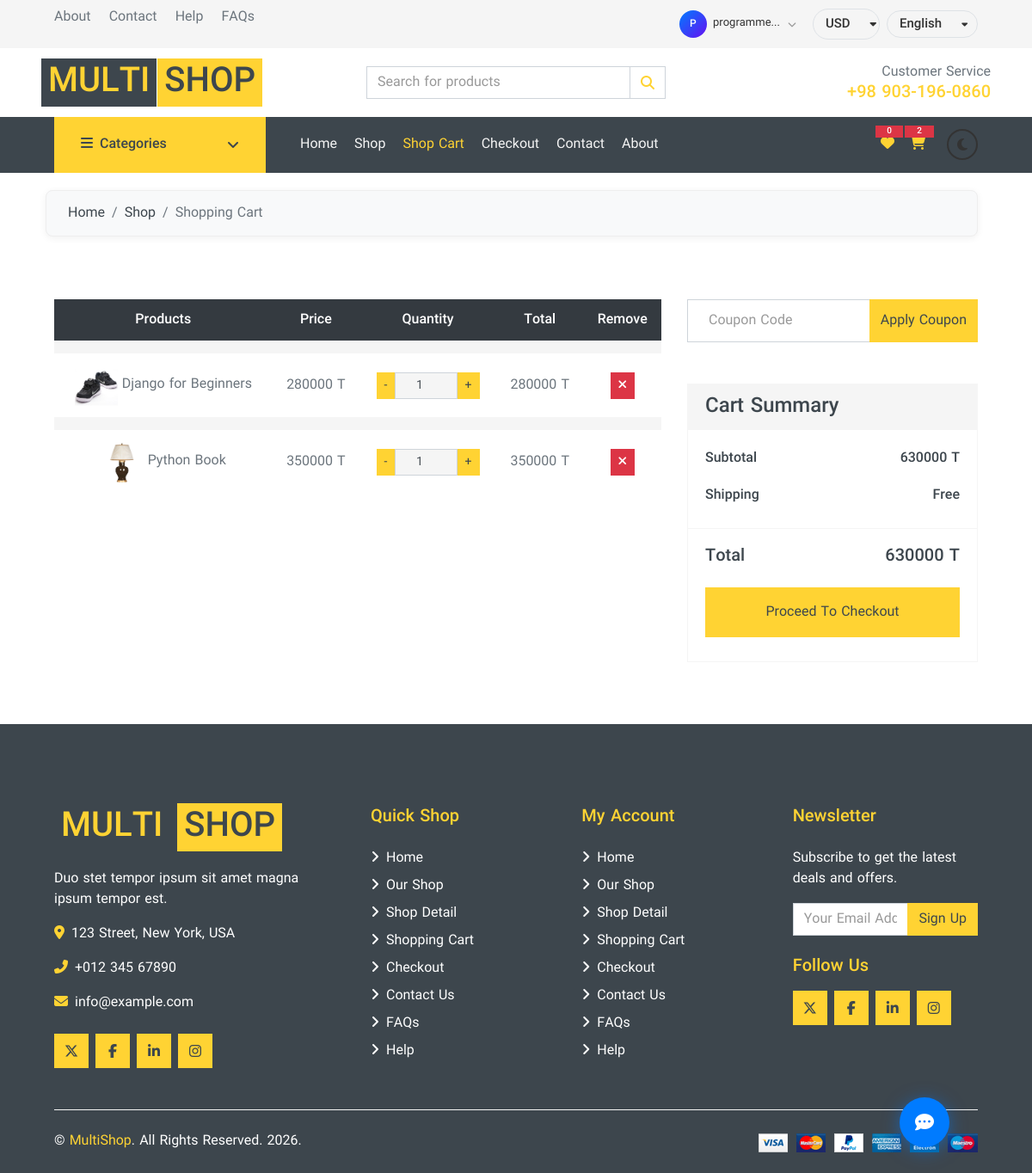
The page /en/cart/ (signed in) on the database as committed earlier.
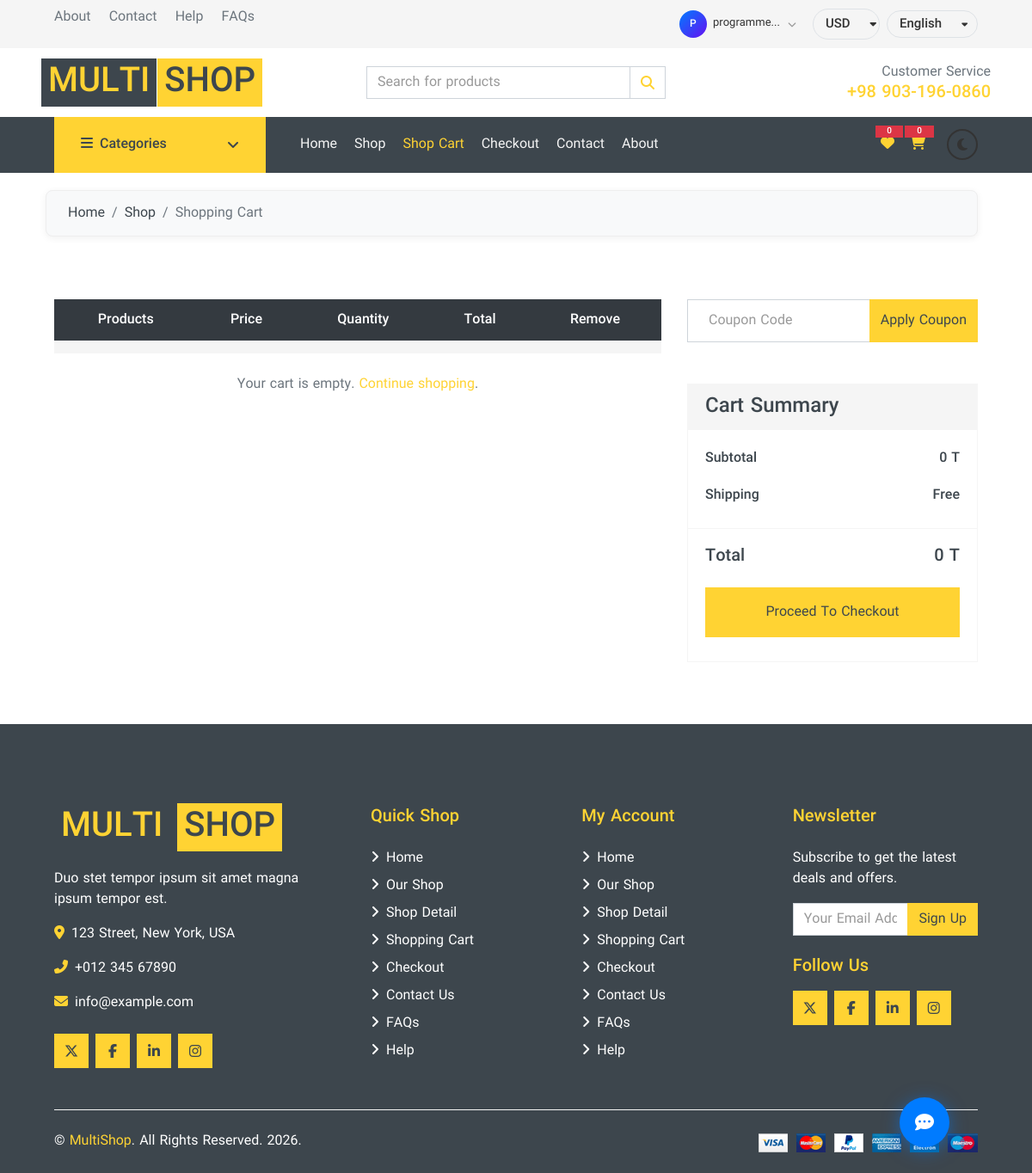
The same page on the database as committed later.
### cart/models.py (models this page shows, shortened)
class CartItem(models.Model):
    cart = models.ForeignKey(Cart, on_delete=models.CASCADE, related_name="items")
    product = models.ForeignKey(Product, on_delete=models.CASCADE)
    quantity = models.PositiveIntegerField(default=1)
    @property
    def total_price(self):
        return self.product.price * self.quantity

### shop/models/product.py (models this page shows, shortened)
class Product(models.Model):
    category = models.ForeignKey(
        Category, on_delete=models.CASCADE, related_name="products"
    )
    name = models.CharField(max_length=200)
    name_fr = models.CharField(max_length=200, blank=True, default="")
    name_ru = models.CharField(max_length=200, blank=True, default="")
    description = models.TextField(blank=True)
    description_fr = models.TextField(blank=True, default="")
    description_ru = models.TextField(blank=True, default="")
    price = models.DecimalField(
        max_digits=12, decimal_places=0, help_text="Price in Toman"
    )
    stock = models.PositiveIntegerField(default=0)
    available = models.BooleanField(default=True)
    image = models.ImageField(upload_to="products/", blank=True, null=True)
    created = models.DateTimeField(auto_now_add=True)
    color = models.CharField(max_length=50, blank=True, default="")
    size = models.CharField(max_length=10, blank=True, default="")
    favorited_by = models.ManyToManyField(
        settings.AUTH_USER_MODEL, blank=True, related_name="favorite_products"
    )
    favorites_count = models.PositiveIntegerField(default=0)
    @property
    def translated_name(self):
        lang = get_language()
        if lang == "fr" and self.name_fr:
            return self.name_fr
        if lang == "ru" and self.name_ru:
            return self.name_ru
        return self.name

### cart/views.py (the view)
def cart_detail(request):
    cart = None
    items = []
    total = 0
    if request.user.is_authenticated:
        cart, _ = Cart.objects.get_or_create(user=request.user)
        items = cart.items.select_related("product").all()
        total = sum(item.total_price for item in items)
    return render(
        request,
        "cart/cart_detail.html",
        {
            "cart": cart,
            "items": items,
            "total": total,
        },
    )

### cart/context_processors.py (called while the page is built)
def cart_item_count(request):
    count = 0
    if request.user.is_authenticated:
        try:
            cart = Cart.objects.get(user=request.user)
            count = cart.items.count()
        except Cart.DoesNotExist:
            count = 0
    return {"cart_count": count}

### shop/context_processors.py (called while the page is built)
def categories(request):
    return {"categories": Category.objects.all()}

def clean_next_path(request):
    path = request.path
    for code, _ in settings.LANGUAGES:
        prefix = f"/{code}/"
        if path.startswith(prefix):
            path = "/" + path[len(prefix) :]
            break
    return {"clean_next": path}

def favorite_count(request):
    count = 0
    if request.user.is_authenticated:
        count = Product.objects.filter(favorited_by=request.user).count()
    return {"favorite_count": count}

### shop/models/category.py (called while the page is built)
    @property
    def translated_name(self):
        lang = get_language()
        if lang == "fr" and self.name_fr:
            return self.name_fr
        if lang == "ru" and self.name_ru:
            return self.name_ru
        if lang == "es" and self.name_es:
            return self.name_es
        if lang == "de" and self.name_de:
            return self.name_de
        return self.name

### templates/cart/cart_detail.html (shortened to what the changed rows need)
{% extends 'base.html' %}
{% load static %}
{% load i18n %}
{% block content %}
<div class="container-fluid pt-5">
    <div class="row px-xl-5">
        <div class="col-lg-8 table-responsive mb-5">
            <table class="table table-light table-borderless table-hover text-center mb-0">
                <thead class="thead-dark">
                    <tr>
                        <th>{% trans "Products" %}</th>
                        <th>{% trans "Price" %}</th>
                        <th>{% trans "Quantity" %}</th>
                        <th>{% trans "Total" %}</th>
                        <th>{% trans "Remove" %}</th>
                    </tr>
                </thead>
                <tbody class="align-middle">
                    {% if user.is_authenticated and items %}
                    {% for item in items %}
                    <tr>
                        <td class="align-middle">
                            {% if item.product.image %}
                            <img src="{{ item.product.image.url }}" alt="{{ item.product.translated_name }}" style="width: 50px;">
                            {% endif %}
                            {{ item.product.translated_name }}
                        </td>
                        <td class="align-middle">{{ item.product.price|floatformat:0 }} T</td>
                        <td class="align-middle">
                            <form method="post" action="{% url 'cart:update' item.pk %}"
                                class="d-flex justify-content-center" style="max-width: 120px; margin: auto;">
                                <div class="input-group quantity">
                                    <div class="input-group-btn">
                                        <button type="button" class="btn btn-sm btn-primary btn-minus">-</button>
                                    </div>
                                    <input type="number" name="quantity"
                                        class="form-control form-control-sm bg-secondary text-center"
                                        value="{{ item.quantity }}" min="1">
                                    <div class="input-group-btn">
                                        <button type="button" class="btn btn-sm btn-primary btn-plus">+</button>
                                    </div>
                                </div>
                            </form>
                        </td>
                        <td class="align-middle">{{ item.total_price|floatformat:0 }} T</td>
                        <td class="align-middle">
                            <form method="post" action="{% url 'cart:remove' item.pk %}">
                                <button type="submit" class="btn btn-sm btn-danger"><i class="fa fa-times"></i></button>
                            </form>
                        </td>
                    </tr>
                    {% endfor %}
                    {% else %}
                    <tr>
                        <td colspan="5" class="text-center py-4 text-muted">
                            {% if not user.is_authenticated %}
                            {% trans "Please" %} <a href="{% url 'account_login' %}">{% trans "sign in" %}</a> {% trans "to view your cart." %}
                            {% else %}
                            {% trans "Your cart is empty." %} <a href="{% url 'shop:product_list' %}">{% trans "Continue shopping" %}</a>.
                            {% endif %}
                        </td>
                    </tr>
                    {% endif %}
                </tbody>
            </table>
        </div>
        <div class="col-lg-4">
            <div class="card border-secondary mb-5">
                <div class="card-body">
                    <div class="d-flex justify-content-between mb-3 pt-1">
                        <h6 class="font-weight-medium">{% trans "Subtotal" %}</h6>
                        <h6 class="font-weight-medium">{{ total|floatformat:0 }} T</h6>
                    </div>
                </div>
                <div class="card-footer border-secondary bg-transparent">
                    <div class="d-flex justify-content-between mt-2">
                        <h5 class="font-weight-bold">{% trans "Total" %}</h5>
                        <h5 class="font-weight-bold">{{ total|floatformat:0 }} T</h5>
                    </div>
                </div>
            </div>
        </div>
    </div>
</div>
{% endblock %}

### templates/base.html (shortened to what the changed rows need)
{% load static %}
{% load i18n %}
<!DOCTYPE html>
<html lang="{{ LANGUAGE_CODE }}">
<head>
    <link href="https://cdnjs.cloudflare.com/ajax/libs/font-awesome/6.5.1/css/all.min.css" rel="stylesheet">
    <link href="{% static 'lib/owlcarousel/assets/owl.carousel.min.css' %}" rel="stylesheet">
    <link href="{% static 'lib/animate/animate.min.css' %}" rel="stylesheet">
    <link href="{% static 'css/style.min.css' %}" rel="stylesheet">
{% block extra_css %}
<link href="{% static 'css/faq-help.css' %}" rel="stylesheet">
{% endblock %}
</head>
<body>
                        {% get_current_language as CURRENT_LANG %}
                        {% get_available_languages as LANGUAGES %}
    <div class="container-fluid bg-dark mb-30">
        <div class="row px-xl-5">
            <div class="col-lg-9">
                <nav class="navbar navbar-expand-lg bg-dark navbar-dark py-3 py-lg-0 px-0">
                    <div class="collapse navbar-collapse justify-content-between" id="navbarCollapse">
                        <div class="navbar-nav ml-auto py-0 d-none d-lg-flex align-items-center">
                            <a href="{% url 'cart:detail' %}" class="btn px-0 mr-3 position-relative">
                                <i class="fas fa-shopping-cart text-primary"></i>
                                <span class="badge badge-pill badge-danger position-absolute"
                                    style="top:-4px;right:-10px;font-size:10px;min-width:18px;padding:2px 5px;">{% if cart_count %}{{ cart_count }}{% else %}0{% endif %}</span>
                            </a>
                        </div>
                    </div>
                </nav>
            </div>
        </div>
    </div>
    {% block content %}{% endblock %}
    {% trans "Searching..." as tr_searching %}
    {% trans "No products found" as tr_no_products %}
    {% trans "Search unavailable. Please try again." as tr_search_unavail %}
    {% trans "See all results for" as tr_see_all %}
</body>
</html>

Rows that differ between the two databases and show on the page:
removed CartItem: product.image (picture), product.translated_name "Django for Beginners", product.price "280000", quantity "1", total_price "280000"
removed CartItem: product.image (picture), product.translated_name "Python Book", product.price "350000", quantity "1", total_price "350000"
Other text that changed with them:
{{ total|floatformat:0 }}: "630000" → "0"
{{ cart_count }}: "2" → (not shown)
text now shown: "0 Your cart is empty. Continue shopping ."
